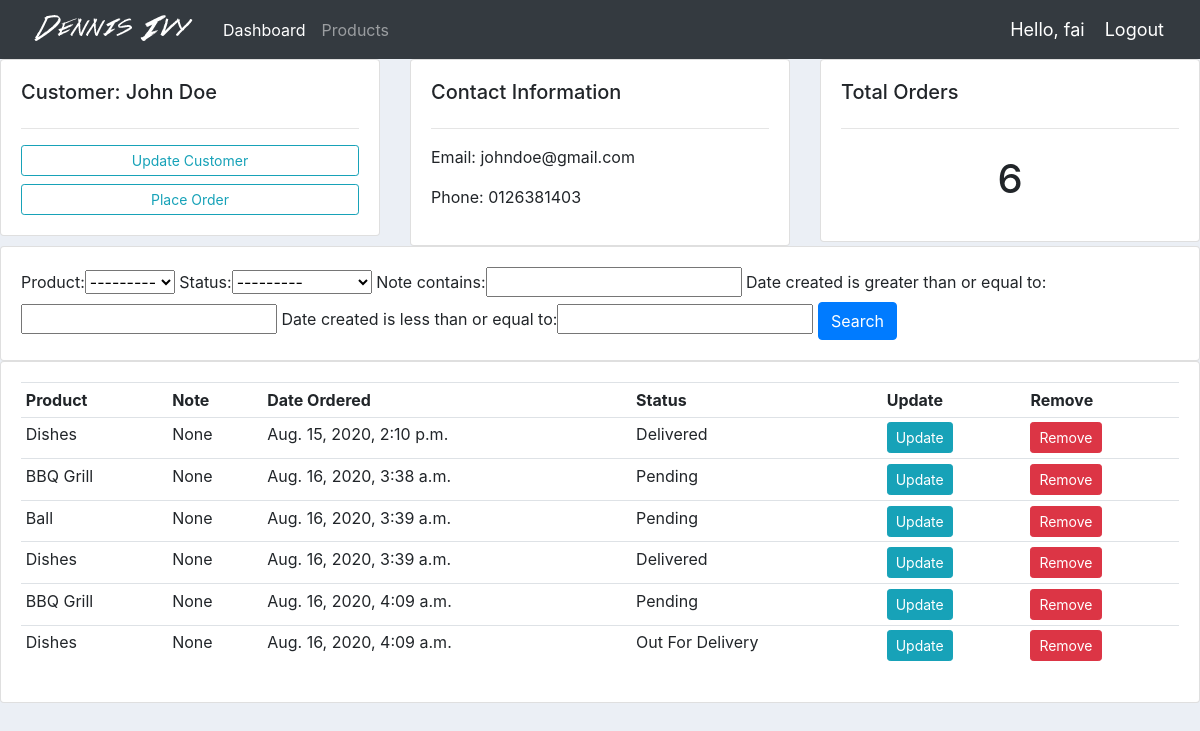
The app's page /customer/1/ (signed in) with its own data.
### accounts/models.py (models this page shows, shortened)
class Customer(models.Model):
	user = models.OneToOneField(User, null=True, blank=True, on_delete=models.CASCADE)
	name = models.CharField(max_length=200, null=True)
	phone = models.CharField(max_length=200, null=True)
	email = models.CharField(max_length=200, null=True)
	profile_pic = models.ImageField(default="profile1.png", null=True, blank=True)
	date_created = models.DateTimeField(auto_now_add=True, null=True)

class Order(models.Model):
	STATUS = (
			('Pending', 'Pending'),
			('Out for delivery', 'Out for delivery'),
			('Delivered', 'Delivered'),
			)
	customer = models.ForeignKey(Customer, null=True, on_delete= models.SET_NULL)
	product = models.ForeignKey(Product, null=True, on_delete= models.SET_NULL)
	date_created = models.DateTimeField(auto_now_add=True, null=True)
	status = models.CharField(max_length=200, null=True, choices=STATUS)
	note = models.CharField(max_length=1000, null=True)

class Product(models.Model):
	CATEGORY = (
			('Indoor', 'Indoor'),
			('Out Door', 'Out Door'),
			)
	name = models.CharField(max_length=200, null=True)
	price = models.FloatField(null=True)
	category = models.CharField(max_length=200, null=True, choices=CATEGORY)
	description = models.CharField(max_length=200, null=True, blank=True)
	date_created = models.DateTimeField(auto_now_add=True, null=True)
	tags = models.ManyToManyField(Tag)
	def __str__(self):
		return self.name

### accounts/decorators.py (the view)
		def wrapper_func(request, *args, **kwargs):
			group = None
			if request.user.groups.exists():
				group = request.user.groups.all()[0].name
			if group in allowed_roles:
				return view_func(request, *args, **kwargs)
			else:
				return HttpResponse('You are not authorized to view this page')

### accounts/views.py (called while the page is built)
@login_required(login_url='login')
@allowed_users(allowed_roles=['admin'])
def customer(request, pk_test):
	customer = Customer.objects.get(id=pk_test)
	orders = customer.order_set.all()
	order_count = orders.count()
	myFilter = OrderFilter(request.GET, queryset=orders)
	orders = myFilter.qs
	context = {'customer':customer, 'orders':orders, 'order_count':order_count,
	'myFilter':myFilter}
	return render(request, 'accounts/customer.html',context)

### accounts/templates/accounts/customer.html
{% extends 'accounts/main.html' %}
{% block content %}
<div class="row">
    <div class="col-md">
        <div class="card card-body">
            <h5>Customer: {{ customer.name }}</h5>
            <hr>
            <a href="" class="btn btn-outline-info btn-sm btn-block">Update Customer</a>
            <a href="{% url 'create_order' customer.id %}" class="btn btn-outline-info btn-sm btn-block">Place Order</a>
        </div>
    </div>
    <div class="col-md">
        <div class="card card-body">
            <h5>Contact Information</h5>
            <hr>
            <p>Email: {{ customer.email }}</p>
            <p>Phone: {{ customer.phone }}</p>
        </div>
    </div>
    <div class="col-md">
        <div class="card card-body">
            <h5>Total Orders</h5>
            <hr>
            <h1 style="text-align:center; padding:10px">{{ order_count }}</h1>
        </div>
    </div>
</div>
<div class="row">
    <div class="col">
        <div class="card card-body">
            <form method="get">
                {{ myFilter.form }}
                <button class="btn btn-primary" type="submit">Search</button>
            </form>
        </div>
    </div>
</div>
<div class="row">
    <div class="col-md">
        <div class="card card-body">
            <table class="table table-sm">
                <tr>
                    <th>Product</th>
                    <th>Note</th>
                    <th>Date Ordered</th>
                    <th>Status</th>
                    <th>Update</th>
                    <th>Remove</th>
                </tr>
                {% for order in orders %}
                <tr>
                    <td>{{ order.product }}</td>
                    <td>{{ order.note }}</td>
                    <td>{{ order.date_created }}</td>
                    <td>{{ order.status }}</td>
                    <td>
                        <a class="btn btn-sm btn-info" href="{% url 'update_order' order.id %}">Update</a>
                    </td>
                    <td>
                        <a class="btn btn-sm btn-danger" href="{% url 'delete_order' order.id %}">Remove</a>
                </tr>
                {% endfor %}
            </table>
        </div>
    </div>
</div>
{% endblock %}

### accounts/templates/accounts/navbar.html (shortened to what this page needs)
{% load static %}
<nav class="navbar navbar-expand-lg navbar-dark bg-dark">
	<img src="{% static 'images/logo.png' %}">
	<div class="collapse navbar-collapse" id="navbarNav">
		<ul class="navbar-nav">
			{% if request.user.is_staff %}
			<li class="nav-item active">
				<a class="nav-link" href="{% url 'home' %}">Dashboard</a>
			</li>
			<li class="nav-item">
				<a class="nav-link" href="{% url 'products' %}">Products</a>
			</li>
			{% else %}
			<li class="nav-item">
				<a class="nav-link" href="{% url 'account' %}">Settings</a>
			</li>
			{% endif %}
		</ul>
	</div>
	<span class="hello-msg">Hello, {{request.user}}</span>
	<span><a class="hello-msg" href="{% url 'logout' %}">Logout</a></span>
</nav>

### static/css/main.css (style rules this page uses)
body { background-color: #ebeff5; }

### accounts/templates/accounts/navbar.html (style rules this page uses)
.hello-msg { font-size: 18px; color: #fff; margin-right: 20px; }

### records on screen
Customer: name "John Doe", email "johndoe@gmail.com", phone "0126381403"
Order: product "Dishes", note "None", date_created "Aug. 15, 2020, 2:10 p.m.", status "Delivered"
Order: product "BBQ Grill", note "None", date_created "Aug. 16, 2020, 3:38 a.m.", status "Pending"
Order: product "Ball", note "None", date_created "Aug. 16, 2020, 3:39 a.m.", status "Pending"
Order: product "Dishes", note "None", date_created "Aug. 16, 2020, 3:39 a.m.", status "Delivered"
Order: product "BBQ Grill", note "None", date_created "Aug. 16, 2020, 4:09 a.m.", status "Pending"
Order: product "Dishes", note "None", date_created "Aug. 16, 2020, 4:09 a.m.", status "Out For Delivery"

### other values on screen
{{ request.user }} "fai"
{{ order_count }} "6"
